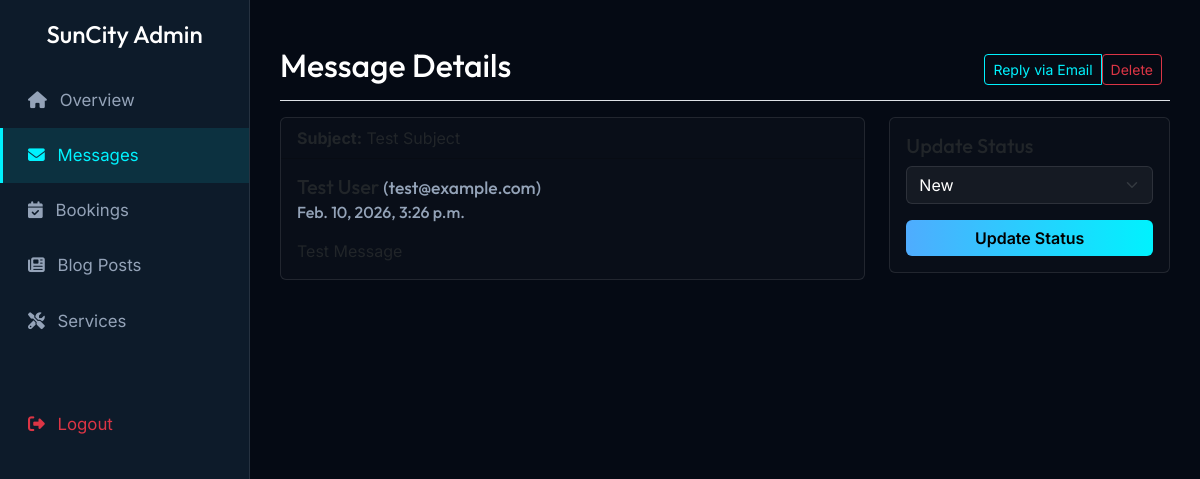
Page /manage/contacts/4/ (signed in) on the committed database.
### website/models.py (models this page shows, shortened)
class ContactSubmission(models.Model):
    STATUS_CHOICES = [
        ('new', 'New'),
        ('contacted', 'Contacted'),
        ('in-progress', 'In Progress'),
        ('closed', 'Closed'),
    ]
    full_name = models.CharField(max_length=255)
    email = models.EmailField()
    subject = models.CharField(max_length=255)
    message = models.TextField()
    status = models.CharField(max_length=20, choices=STATUS_CHOICES, default='new')
    created_at = models.DateTimeField(auto_now_add=True)

### dashboard/views.py (the view, shortened to what this page needs)
# urls.py: path('contacts/<int:pk>/', views.contact_detail, name='contact_detail'),
@login_required
def contact_detail(request, pk):
    if not request.user.is_staff:
        return redirect('home')
    contact = get_object_or_404(ContactSubmission, pk=pk)
    return render(request, 'dashboard/contact_detail.html', {'contact': contact})

### templates/dashboard/contact_detail.html (shortened to what this page needs)
{% extends 'dashboard/base_dashboard.html' %}
{% block content %}
<div class="d-flex justify-content-between flex-wrap flex-md-nowrap align-items-center pt-3 pb-2 mb-3 border-bottom">
    <h1 class="h2">Message Details</h1>
    <div class="btn-toolbar mb-2 mb-md-0">
        <div class="btn-group me-2">
            <a href="mailto:{{ contact.email }}" class="btn btn-sm btn-outline-primary">Reply via Email</a>
            <form method="post" action="{% url 'contact_delete' contact.id %}" class="d-inline" onsubmit="return confirm('Are you sure you want to delete this message?');">
                <button type="submit" class="btn btn-sm btn-outline-danger">Delete</button>
            </form>
        </div>
    </div>
</div>
<div class="row">
    <div class="col-md-8">
        <div class="card mb-4">
            <div class="card-header">
                <strong>Subject:</strong> {{ contact.subject }}
            </div>
            <div class="card-body">
                <h5 class="card-title">{{ contact.full_name }} <small class="text-muted">({{ contact.email }})</small></h5>
                <h6 class="card-subtitle mb-2 text-muted">{{ contact.created_at }}</h6>
                <p class="card-text mt-3" style="white-space: pre-wrap;">{{ contact.message }}</p>
            </div>
        </div>
    </div>
    <div class="col-md-4">
        <div class="card">
            <div class="card-body">
                <h5 class="card-title">Update Status</h5>
                <form method="post">
                    <div class="mb-3">
                        <select name="status" class="form-select">
                            {% for key, value in contact.STATUS_CHOICES %}
                                <option value="{{ key }}" {% if contact.status == key %}selected{% endif %}>{{ value }}</option>
                            {% endfor %}
                        </select>
                    </div>
                    <button type="submit" class="btn btn-primary w-100">Update Status</button>
                </form>
            </div>
        </div>
    </div>
</div>
{% endblock %}

### templates/dashboard/base_dashboard.html (style rules this page uses)
:root { --primary: #00f2fe; --primary-dark: #4facfe; --accent: #ff0055; --bg-dark: #050a14; --bg-lighter: #0d1b2a; --text-main: #ffffff; --text-muted: #94a3b8; --border-glass: 1px solid rgba(255, 255, 255, 0.1); }
body { font-family: 'Inter', sans-serif; background-color: var(--bg-dark); color: var(--text-main); overflow-x: hidden; }
h1, h2, h3, h4, h5, h6 { font-family: 'Outfit', sans-serif; color: var(--text-main); }
.btn-primary { background: linear-gradient(90deg, #4facfe 0%, #00f2fe 100%); border: none; color: #000; font-weight: 600; }
.btn-outline-primary { color: var(--primary); border-color: var(--primary); }
.text-muted { color: var(--text-muted) !important; }
.form-control, .form-select { background-color: rgba(255,255,255,0.05); border: 1px solid rgba(255,255,255,0.1); color: white; }
.card { background-color: rgba(255,255,255,0.02); border: var(--border-glass); }

### rows in the picture
ContactSubmission: subject "Test Subject", full_name "Test User", email "test@example.com", created_at "Feb. 10, 2026, 3:26 p.m.", message "Test Message", status "New"
